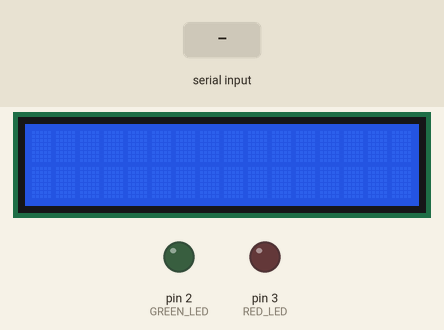
A sketch run on a simulated Arduino Uno, built with avr-gcc and run on an emulated ATmega328P. Parts: 16×2 character LCD, output pins drawn as LEDs (lit = HIGH). Inputs (shaded band) come from the test bench. What the sketch prints to the serial monitor is not drawn.

Above: at 1.2 s.
1.3 s: "all on" received over the second serial link
At 3.5 s:
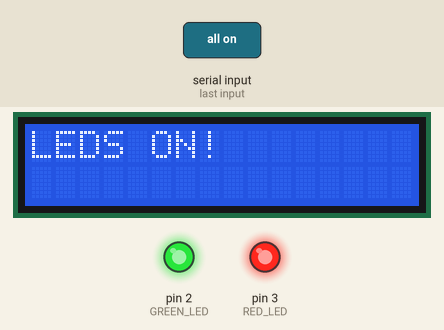
3.8 s: "red led off" received over the second serial link
At 5.5 s:
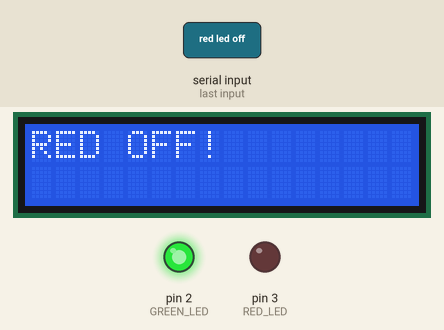
6.3 s: "all off" received over the second serial link
At 8.5 s:
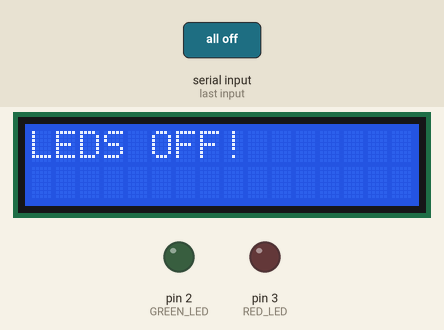
8.8 s: "red led on" received over the second serial link
At 10.5 s:
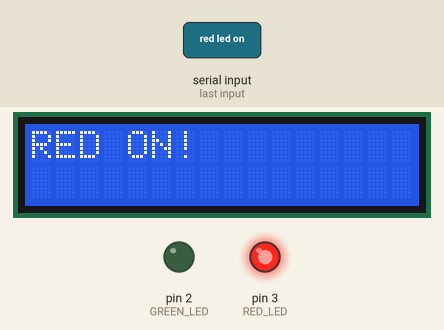
11.3 s: "green led on" received over the second serial link
At 13.5 s:
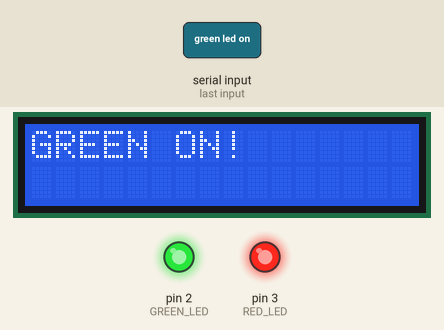
13.8 s: "green led off" received over the second serial link
At 15.6 s:
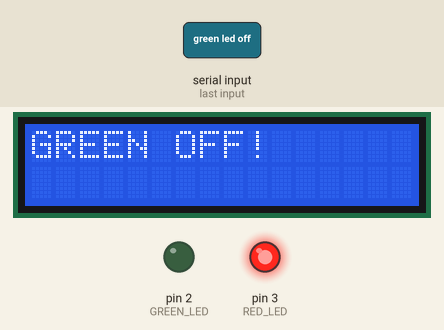
Timing chart, 0 to 17.1 s (numbered marks = the images above; inputs shaded):
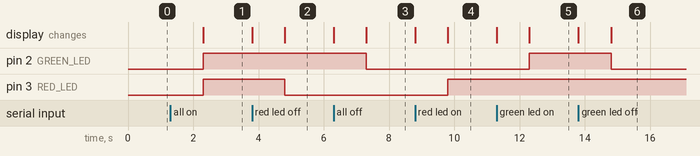

The sketch:

vocie_controlled_leds.ino
```cpp
#include <SoftwareSerial.h>
#include <LiquidCrystal.h>

const int rs = 13, en = 12, d4 = 7, d5 = 6, d6 = 5, d7 = 4;   // the pins on Arduino board used for lcd display
LiquidCrystal lcd(rs, en, d4, d5, d6, d7);    // initialize lcd

#define GREEN_LED 2   // the pin on Arduino board used for green led
#define RED_LED 3   // the pin on Arduino board for red led

String command;   // the voice command
int TxD = 11;   // transmit serial data pin for bluetooth module
int RxD = 10;   // receive serial data pin for bluetooth module

SoftwareSerial bluetooth(TxD, RxD);

void setup() {
  // init
  pinMode(GREEN_LED, OUTPUT); // configure the pins for leds to be output pins
  pinMode(RED_LED, OUTPUT);
  Serial.begin(9600); // set the data rate in bits per second for serial data tranmission
  bluetooth.begin(9600);
  lcd.begin(16, 2); // spcify the number of rows and columns of the lcd and initalize it
}

void loop() {
    lcd.setCursor(0, 1); // begin on the first line of the lcd display
    if (bluetooth.available())
    {
      lcd.clear(); //clear the display
      command = bluetooth.readString(); // get the command
      command.toLowerCase();
      Serial.println(command);

      if (command == "all on"){
        digitalWrite(GREEN_LED, HIGH); // turn on led
        digitalWrite(RED_LED, HIGH);
        lcd.print("LEDS ON!");  //print message on lcd display
      }

      if (command == "all off"){
        digitalWrite(GREEN_LED, LOW);
        digitalWrite(RED_LED, LOW);
        lcd.print("LEDS OFF!");
      }

      if (command == "red led on"){
        digitalWrite(RED_LED, HIGH);
        lcd.print("RED ON!");
      }

      if (command == "green led on"){
        digitalWrite(GREEN_LED, HIGH);
        lcd.print("GREEN ON!");
      }

      if (command == "red led off"){
        digitalWrite(RED_LED, LOW);
        lcd.print("RED OFF!");
      }

      if (command == "green led off"){
        digitalWrite(GREEN_LED, LOW);
        lcd.print("GREEN OFF!");
      }
  }
}
```

Measured:
- after the input at 1.3 s, pin 2 (GREEN_LED), pin 3 (RED_LED): LOW → HIGH after 1.0 s; the display: changes after 1.0 s (image 1)
- after the input at 3.8 s, pin 3 (RED_LED): HIGH → LOW after 1.0 s; the display: first changes at once (image 2 shows a later state)
- after the input at 6.3 s, pin 2 (GREEN_LED): HIGH → LOW after 1.0 s; the display: first changes at once (image 3 shows a later state)
- after the input at 8.8 s, pin 3 (RED_LED): LOW → HIGH after 1.0 s; the display: first changes at once (image 4 shows a later state)
- after the input at 11.3 s, pin 2 (GREEN_LED): LOW → HIGH after 1.0 s; the display: first changes at once (image 5 shows a later state)
- after the input at 13.8 s, pin 2 (GREEN_LED): HIGH → LOW after 1.0 s; the display: first changes at once (image 6 shows a later state)
